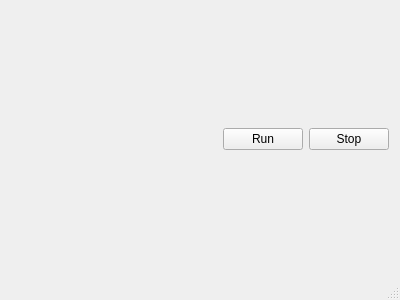
<?xml version="1.0" encoding="UTF-8"?>
<ui version="4.0">
 <class>MainWindow</class>
 <widget class="QMainWindow" name="MainWindow">
  <property name="geometry">
   <rect>
    <x>0</x>
    <y>0</y>
    <width>400</width>
    <height>300</height>
   </rect>
  </property>
  <property name="windowTitle">
   <string>MainWindow</string>
  </property>
  <widget class="QWidget" name="centralWidget">
   <layout class="QVBoxLayout" name="verticalLayout">
    <item>
     <layout class="QHBoxLayout" name="horizontalLayout"/>
    </item>
    <item>
     <layout class="QHBoxLayout" name="horizontalLayout_2">
      <item>
       <spacer name="horizontalSpacer">
        <property name="orientation">
         <enum>Qt::Horizontal</enum>
        </property>
        <property name="sizeHint" stdset="0">
         <size>
          <width>40</width>
          <height>20</height>
         </size>
        </property>
       </spacer>
      </item>
      <item>
       <widget class="QPushButton" name="pushButton">
        <property name="text">
         <string>Run</string>
        </property>
       </widget>
      </item>
      <item>
       <widget class="QPushButton" name="pushButton_2">
        <property name="text">
         <string>Stop</string>
        </property>
       </widget>
      </item>
     </layout>
    </item>
   </layout>
  </widget>
  <widget class="QStatusBar" name="statusBar"/>
 </widget>
 <layoutdefault spacing="6" margin="11"/>
 <resources/>
 <connections/>
</ui>
